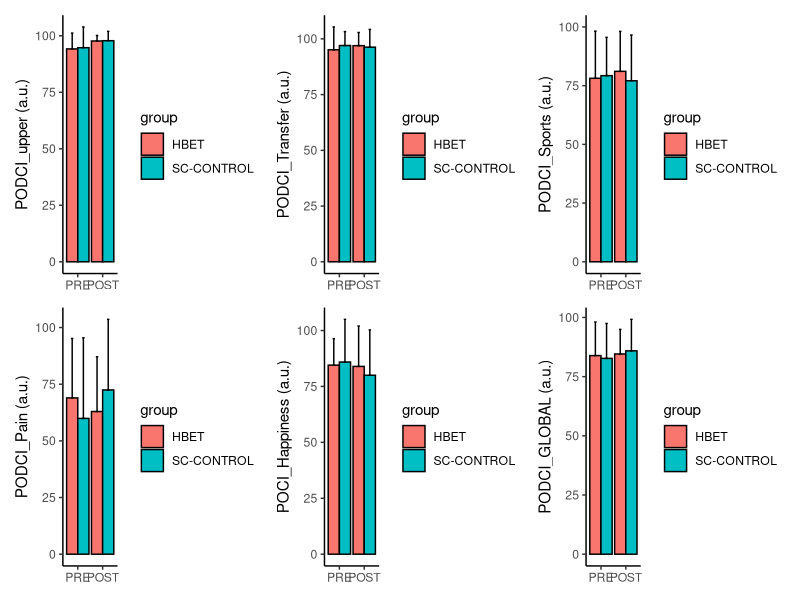

Reproduce this figure in R.
# Pacotes
library(tidyverse)
library(patchwork)

df <- read.csv('RCT_all data_COVIDped.xlsx - QoL.csv')

# ajustes
df <-
  df |>
  mutate(group = if_else(group == 1, 'HBET', 'SC-CONTROL'),
         time = if_else(time == 1, '1-PRE', '2-POST'))

glimpse(df)

# PODCI_upper
g1 <-
  df |>
  group_by(group, time) |>
  summarise(mean = mean(PODCI_upper,
                        na.rm = TRUE),
            sd = sd(PODCI_upper,
                    na.rm = TRUE)) |>
  ggplot(mapping = aes(x = time,
                       y = mean,
                       fill = group)) +
  geom_bar(position = position_dodge(),
           stat = "identity",
           colour = "black",
           show.legend = TRUE) +
  geom_errorbar(aes(ymin = mean,
                    ymax = mean + sd),
                width=.2,
                position=position_dodge(0.9)) +
  theme_classic() +
  ylab(label = "PODCI_upper (a.u.)") +
  scale_x_discrete(labels = c("PRE", "POST"))+
  theme(
    axis.title.x = element_blank()
  )

# PODCI_Transfer
g2 <-
  df |>
  group_by(group, time) |>
  summarise(mean = mean(PODCI_Transfer,
                        na.rm = TRUE),
            sd = sd(PODCI_Transfer,
                    na.rm = TRUE)) |>
  ggplot(mapping = aes(x = time,
                       y = mean,
                       fill = group)) +
  geom_bar(position = position_dodge(),
           stat = "identity",
           colour = "black",
           show.legend = TRUE) +
  geom_errorbar(aes(ymin = mean,
                    ymax = mean + sd),
                width=.2,
                position=position_dodge(0.9)) +
  theme_classic() +
  ylab(label = "PODCI_Transfer (a.u.)") +
  scale_x_discrete(labels = c("PRE", "POST"))+
  theme(
    axis.title.x = element_blank()
  )

# PODCI_Sports
g3 <-
  df |>
  group_by(group, time) |>
  summarise(mean = mean(PODCI_Sports,
                        na.rm = TRUE),
            sd = sd(PODCI_Sports,
                    na.rm = TRUE)) |>
  ggplot(mapping = aes(x = time,
                       y = mean,
                       fill = group)) +
  geom_bar(position = position_dodge(),
           stat = "identity",
           colour = "black",
           show.legend = TRUE) +
  geom_errorbar(aes(ymin = mean,
                    ymax = mean + sd),
                width=.2,
                position=position_dodge(0.9)) +
  theme_classic() +
  ylab(label = "PODCI_Sports (a.u.)") +
  scale_x_discrete(labels = c("PRE", "POST"))+
  theme(
    axis.title.x = element_blank()
  ) +
  scale_y_continuous(limits = c(0, 100, 5))

# PODCI_Pain
g4 <-
  df |>
  group_by(group, time) |>
  summarise(mean = mean(PODCI_Pain,
                        na.rm = TRUE),
            sd = sd(PODCI_Pain,
                    na.rm = TRUE)) |>
  ggplot(mapping = aes(x = time,
                       y = mean,
                       fill = group)) +
  geom_bar(position = position_dodge(),
           stat = "identity",
           colour = "black",
           show.legend = TRUE) +
  geom_errorbar(aes(ymin = mean,
                    ymax = mean + sd),
                width=.2,
                position=position_dodge(0.9)) +
  theme_classic() +
  ylab(label = "PODCI_Pain (a.u.)") +
  scale_x_discrete(labels = c("PRE", "POST"))+
  theme(
    axis.title.x = element_blank()
  )

# POCI_Happiness
g5 <-
  df |>
  group_by(group, time) |>
  summarise(mean = mean(POCI_Happiness,
                        na.rm = TRUE),
            sd = sd(POCI_Happiness,
                    na.rm = TRUE)) |>
  ggplot(mapping = aes(x = time,
                       y = mean,
                       fill = group)) +
  geom_bar(position = position_dodge(),
           stat = "identity",
           colour = "black",
           show.legend = TRUE) +
  geom_errorbar(aes(ymin = mean,
                    ymax = mean + sd),
                width=.2,
                position=position_dodge(0.9)) +
  theme_classic() +
  ylab(label = "POCI_Happiness (a.u.)") +
  scale_x_discrete(labels = c("PRE", "POST"))+
  theme(
    axis.title.x = element_blank()
  )

# PODCI_GLOBAL
g6 <-
  df |>
  group_by(group, time) |>
  summarise(mean = mean(PODCI_GLOBAL,
                        na.rm = TRUE),
            sd = sd(PODCI_GLOBAL,
                    na.rm = TRUE)) |>
  ggplot(mapping = aes(x = time,
                       y = mean,
                       fill = group)) +
  geom_bar(position = position_dodge(),
           stat = "identity",
           colour = "black",
           show.legend = TRUE) +
  geom_errorbar(aes(ymin = mean,
                    ymax = mean + sd),
                width=.2,
                position=position_dodge(0.9)) +
  theme_classic() +
  ylab(label = "PODCI_GLOBAL (a.u.)") +
  scale_x_discrete(labels = c("PRE", "POST"))+
  theme(
    axis.title.x = element_blank()
  )
# layout
(g1+g2+g3)/(g4+g5+g6)
